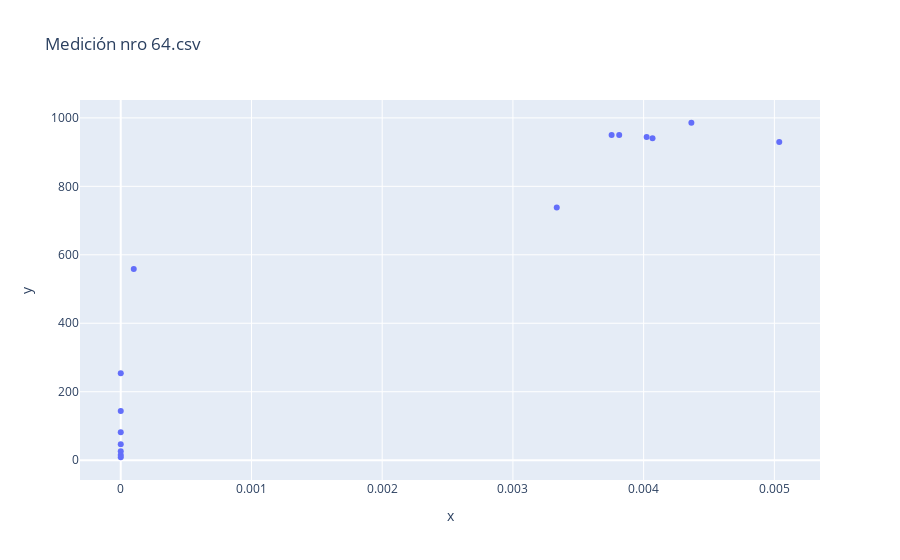

Notebook code cell kept with this figure:
### Code cell
file = onlyfiles[23]

df = pd.read_csv(join(path,file))
# paschen_df = df.loc[df['I'] < 10**(-5)]
I = df['I'].values
V = df['V'].values
d = df['Distancia'].values
P = df['P'].values
mean_pressure = np.mean(P)

end = 15
fig = px.scatter(None,y = V[:end], x = I[:end], title = f'{file}')
fig.show()

### Figure 1 — Plotly figure (JSON) as saved in the notebook; plotly's stock layout.template omitted (floating-point values rounded to 4 significant figures)
{"data": [{"hovertemplate": "x=%{x}<br>y=%{y}<extra></extra>", "legendgroup": "", "marker": {"color": "#636efa", "symbol": "circle"}, "mode": "markers", "name": "", "orientation": "v", "showlegend": false, "type": "scatter", "x": [0.003335, 0.004365, 0.004068, 0.003813, 0.005037, 0.003755, 0.004023, 9.958e-05, 1.009e-07, 7e-08, 7.277e-08, 7.669e-08, 6.297e-08, 5.453e-08, 6.155e-08], "xaxis": "x", "y": [738.1, 985.8, 940.9, 950.2, 929.6, 949.8, 944.1, 558.2, 253.6, 143.8, 81.93, 46.64, 26.43, 15.1, 8.574], "yaxis": "y"}], "layout": {"legend": {"tracegroupgap": 0}, "title": {"text": "Medición nro 64.csv"}, "xaxis": {"anchor": "y", "domain": [0, 1], "title": {"text": "x"}}, "yaxis": {"anchor": "x", "domain": [0, 1], "title": {"text": "y"}}}}
